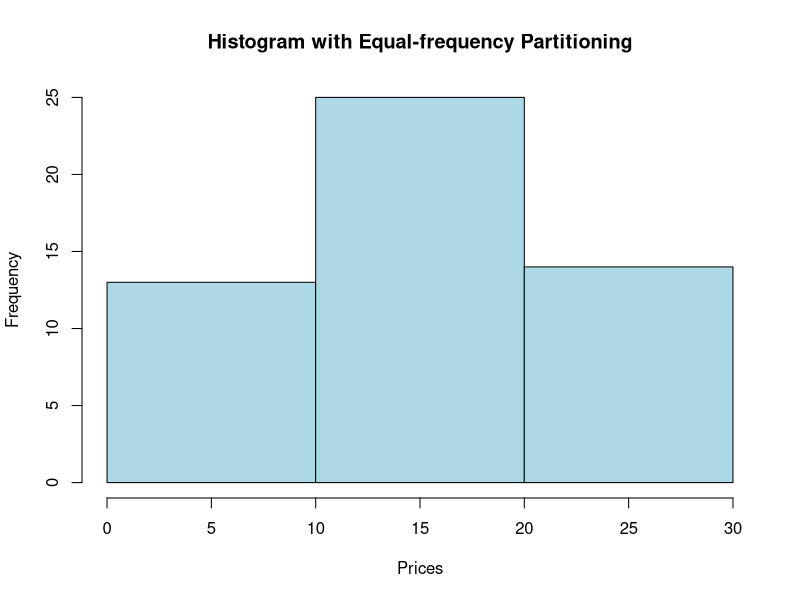

Recreate this plot in R.
#192210682 Niranjan R
# Given data
prices <- c(1, 1, 5, 5, 5, 5, 5, 8, 8, 10, 10, 10, 10, 12, 14, 14, 14, 15, 15, 15, 15, 15, 15, 18, 18, 18, 18, 18, 18, 18, 18, 20, 20, 20, 20, 20, 20, 20, 21, 21, 21, 21, 25, 25, 25, 25, 25, 28, 28, 30, 30, 30)
# (i) Equal-frequency partitioning with bin equal to 3
equal_freq_bins <- cut(prices, breaks = 3, labels = FALSE)
cat("(i) Equal-frequency partitioning bins:\n", equal_freq_bins, "\n")
# (ii) Data smoothing using bin means and bin boundary
bin_means <- tapply(prices, equal_freq_bins, mean)
bin_boundaries <- unique(cut(prices, breaks = 3, labels = FALSE, include.lowest = TRUE))
cat("(ii) Bin Means:\n", bin_means, "\n")
cat("Bin Boundaries:\n", bin_boundaries, "\n")
# (iii) Plot Histogram
hist(prices, breaks = 3, main = "Histogram with Equal-frequency Partitioning", xlab = "Prices", col = "lightblue", border = "black")
